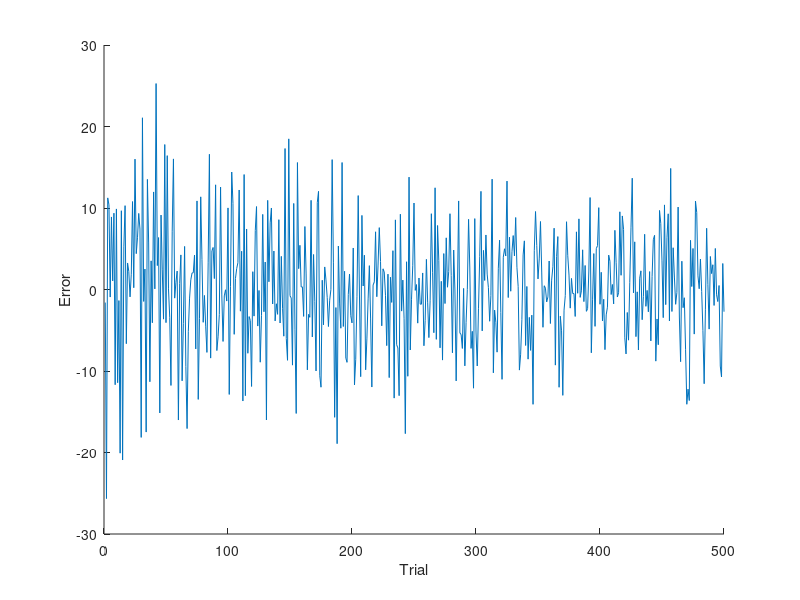
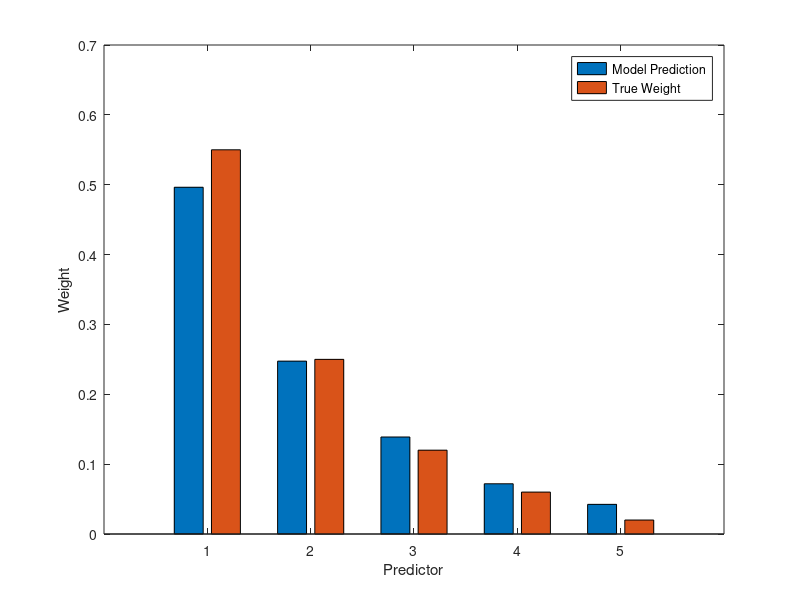

Write the MATLAB code that produced these figures, in order.
clear

%% Simulate exemplar
% In this simulation, we assume that agents make predictions by sampling
% the most similar instance they previously experienced, based on the
% euclidean distance between Xs

%% generative parameters ==================================================
% number of dimensions
D = 5;

% regression coefficients
beta = [.55; .25; .12; .06; .02];

% generative function for sampling stimuli 
% note stimulus values are between 0 and 100
gX = @() (rand(D,1))*100;

% noise function
nZ = @() 0 * randn(1);

%number of subjects
%num_subs = 1000;

%% simulate ===============================================================
% initialize learning algorithm
theta = rand(D,1);

T = 500;

 for t = 1:T
     
    % sample X for this trial
    X = gX();
    
    %compute prediction
    if t > 1
        dist = sqrt(sum((x_store - X).^2));
        Rhat = correct_response_store(dist == min(dist));
    else
        Rhat = 50 + 10*randn(1);
    end
    
    %store Rhats
    Rhat_store(:,t) = Rhat;
    
    %store X's
    x_store(:,t) = X;
    
    %add correct response to store
    correct_response = beta' * X + nZ();
    correct_response_store(t) = correct_response;
    
    %store error
    error = Rhat - correct_response;
    error_store(t) = error;
    
 end

 %% Plot errors over time
figure(1); clf;  hold on;
plot(error_store')
xlabel('Trial')
ylabel('Error')

%% Plot regression weights
thetas = regress(Rhat_store', x_store');

figure
bar([thetas(1) beta(1); thetas(2) beta(2); thetas(3) beta(3); thetas(4) beta(4); thetas(5) beta(5)]);
xlabel('Predictor')
ylabel('Weight')
legend('Model Prediction', 'True Weight')








